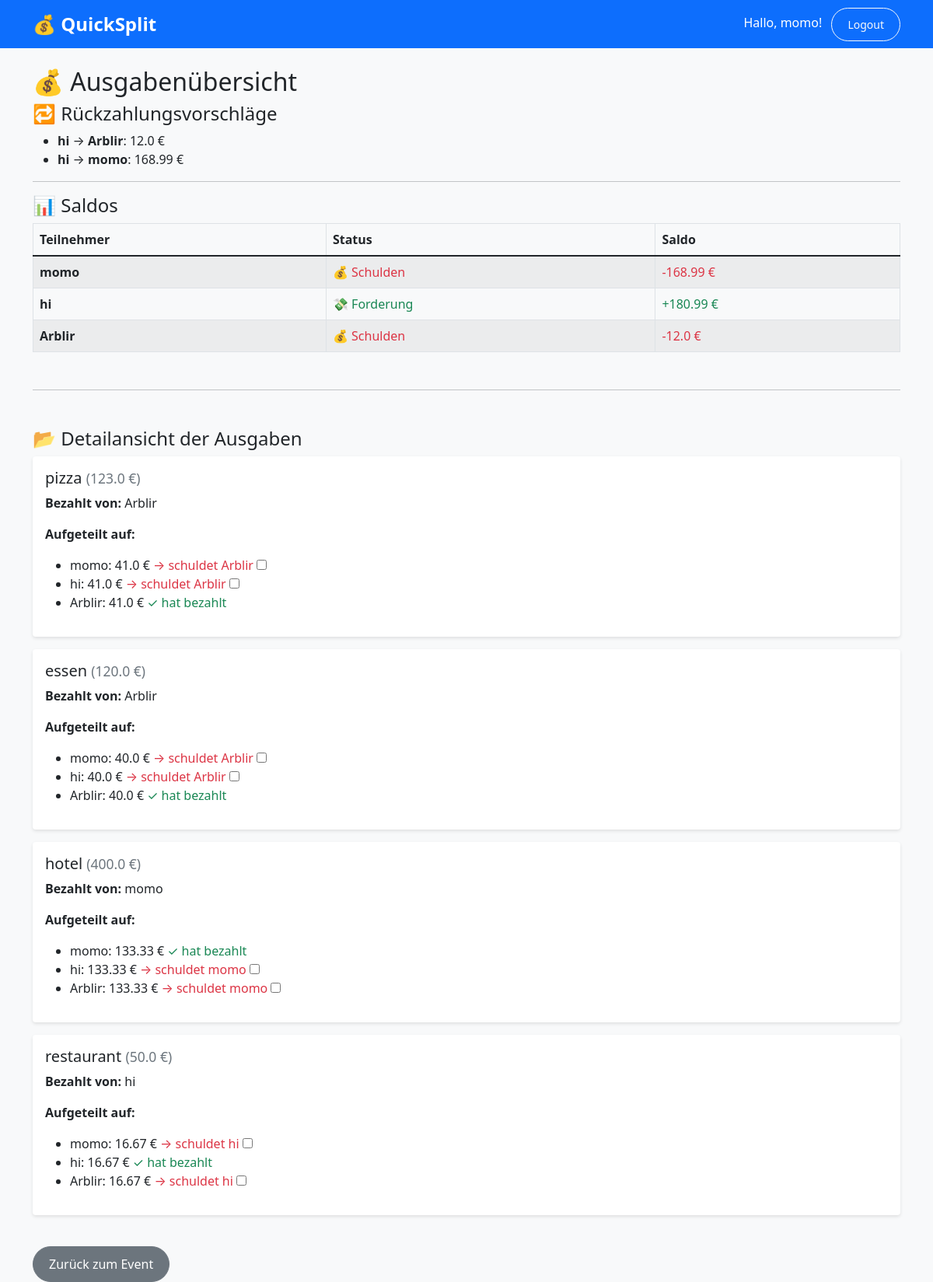
Screenshot of /expenses/2/summary (signed in) with the database file from the repository.
### tables this page shows
CREATE TABLE participants (
        id INTEGER PRIMARY KEY AUTOINCREMENT,
        name TEXT NOT NULL,
        event_id INTEGER NOT NULL,
        FOREIGN KEY (event_id) REFERENCES events(id)
    );

CREATE TABLE expenses (
            id INTEGER PRIMARY KEY AUTOINCREMENT,
            title TEXT NOT NULL,
            amount REAL NOT NULL,
            date DATE DEFAULT CURRENT_DATE,
            payer_id INTEGER NOT NULL,
            event_id INTEGER NOT NULL,
            FOREIGN KEY (payer_id) REFERENCES users(id),
            FOREIGN KEY (event_id) REFERENCES events(id)
        );

CREATE TABLE expense_participants (
            expense_id INTEGER NOT NULL,
            user_id INTEGER NOT NULL,
            amount_owed REAL NOT NULL, paid BOOLEAN DEFAULT 0,
            PRIMARY KEY (expense_id, user_id),
            FOREIGN KEY (expense_id) REFERENCES expenses(id),
            FOREIGN KEY (user_id) REFERENCES users(id)
        );

### routes/expenses.py (the view)
@expenses_bp.route('/<int:event_id>/summary')
def summary(event_id):
    if 'user_id' not in session:
        return redirect(url_for('auth.login'))
    conn = get_db_connection()
    participants = conn.execute(
        'SELECT * FROM participants WHERE event_id = ?',
        (event_id,)
    ).fetchall()
    balances = {p['id']: 0.0 for p in participants}
    id_to_name = {p['id']: p['name'] for p in participants}
    rows = conn.execute('''
        SELECT e.id AS expense_id, e.payer_id, ep.user_id, ep.amount_owed
        FROM expenses e
        JOIN expense_participants ep ON e.id = ep.expense_id
        WHERE e.event_id = ? AND ep.paid = 0
    ''', (event_id,)).fetchall()
    for row in rows:
        balances[row['payer_id']] -= row['amount_owed']
        balances[row['user_id']] += row['amount_owed']
    debtors = sorted([(uid, amt) for uid, amt in balances.items() if amt > 0], key=lambda x: x[1])
    creditors = sorted([(uid, -amt) for uid, amt in balances.items() if amt < 0], key=lambda x: x[1])
    transactions = []
    i, j = 0, 0
    while i < len(debtors) and j < len(creditors):
        debtor_id, debt_amt = debtors[i]
        creditor_id, credit_amt = creditors[j]
        amount = min(debt_amt, credit_amt)
        transactions.append({
            'from': id_to_name[debtor_id],
            'to': id_to_name[creditor_id],
            'amount': round(amount, 2)
        })
        debtors[i] = (debtor_id, debt_amt - amount)
        creditors[j] = (creditor_id, credit_amt - amount)
        if debtors[i][1] == 0:
            i += 1
        if creditors[j][1] == 0:
            j += 1
    expense_rows = conn.execute('''
        SELECT e.id, e.title, e.amount, e.payer_id, p.name AS payer_name
        FROM expenses e
        JOIN participants p ON e.payer_id = p.id
        WHERE e.event_id = ?
    ''', (event_id,)).fetchall()
    all_expenses = []
    for exp in expense_rows:
        participants_split = conn.execute('''
            SELECT ep.user_id, ep.amount_owed, ep.paid, p.name
            FROM expense_participants ep
            JOIN participants p ON ep.user_id = p.id
            WHERE ep.expense_id = ?
        ''', (exp['id'],)).fetchall()
        all_expenses.append({
            'id': exp['id'],
            'title': exp['title'],
            'amount': exp['amount'],
            'payer_name': exp['payer_name'],
            'participants': participants_split
        })
    conn.close()
    return render_template(
        'events/summary.html',
        transactions=transactions,
        balances=balances,
        names=id_to_name,
        all_expenses=all_expenses,
        event_id=event_id
    )

### database.py (called while the page is built)
def get_db_connection():
    conn = sqlite3.connect(DATABASE)
    conn.row_factory = sqlite3.Row
    return conn

### templates/events/summary.html (shortened to what this page needs)
{% extends "base.html" %}
{% block content %}
<h2>💰 Ausgabenübersicht</h2>
<h4>🔁 Rückzahlungsvorschläge</h4>
{% if transactions %}
  <ul>
    {% for t in transactions %}
      <li><strong>{{ t.from }}</strong> → <strong>{{ t.to }}</strong>: {{ t.amount }} €</li>
    {% endfor %}
  </ul>
{% else %}
  <p>Alle Schulden sind ausgeglichen 🎉</p>
{% endif %}
<hr>
<h4>📊 Saldos</h4>
<table class="table table-bordered table-striped align-middle">
  <thead>
    <tr>
      <th>Teilnehmer</th>
      <th>Status</th>
      <th>Saldo</th>
    </tr>
  </thead>
  <tbody>
    {% for uid, saldo in balances.items() %}
    <tr>
      <td><strong>{{ names[uid] }}</strong></td>
      <td>
        {% if saldo > 0 %}
          <span class="text-success">💸 Forderung</span>
        {% elif saldo < 0 %}
          <span class="text-danger">💰 Schulden</span>
        {% else %}
          <span class="text-muted">✅ Ausgeglichen</span>
        {% endif %}
      </td>
      <td>
        {% if saldo > 0 %}
          <span class="text-success">+{{ saldo | round(2) }} €</span>
        {% elif saldo < 0 %}
          <span class="text-danger">{{ saldo | round(2) }} €</span>
        {% else %}
          <span class="text-muted">0,00 €</span>
        {% endif %}
      </td>
    </tr>
    {% endfor %}
  </tbody>
</table>
<hr class="my-5">
<h4>📂 Detailansicht der Ausgaben</h4>
{% for exp in all_expenses %}
  <div class="card mb-3">
    <div class="card-body">
      <h5>{{ exp.title }} <small class="text-muted">({{ exp.amount }} €)</small></h5>
      <p><strong>Bezahlt von:</strong> {{ exp.payer_name }}</p>
      <p><strong>Aufgeteilt auf:</strong></p>
      <ul>
        {% for user in exp.participants %}
          <li>
            {{ user.name }}: {{ user.amount_owed | round(2) }} €
            {% if user.name != exp.payer_name %}
              {% if user.paid %}
                <span class="text-success">✔ bereits bezahlt</span>
              {% else %}
                <span class="text-danger">→ schuldet {{ exp.payer_name }}</span>
              {% endif %}
              <form method="POST"
                    action="{{ url_for('expenses.toggle_paid', expense_id=exp.id, user_id=user.user_id) }}"
                    style="display:inline;">
                <input type="checkbox" onchange="this.form.submit()" {% if user.paid %}checked{% endif %}>
              </form>
            {% else %}
              <span class="text-success">✓ hat bezahlt</span>
            {% endif %}
          </li>
        {% endfor %}
      </ul>
    </div>
  </div>
{% endfor %}
<a href="{{ url_for('events.show_event', event_id=event_id) }}" class="btn btn-secondary mt-4">Zurück zum Event</a>
{% endblock %}

### templates/base.html (shortened to what this page needs)
<!DOCTYPE html>
<html lang="de">
<head>
    <link href="https://cdn.jsdelivr.net/npm/bootstrap@5.1.3/dist/css/bootstrap.min.css" rel="stylesheet">
    <link rel="stylesheet" href="{{ url_for('static', filename='style.css') }}">
</head>
<body>
        <nav class="navbar navbar-expand-lg navbar-dark bg-primary">
            <div class="container">
                <a class="navbar-brand" href="{{ url_for('index') }}">💰 QuickSplit</a>
                <div class="ms-auto">
                    {% if session.get('user_id') %}
                        <span class="navbar-text me-2 text-white">
                            Hallo, {{ session.get('user_name') }}!
                        </span>
                        <a href="{{ url_for('auth.logout') }}" class="btn btn-outline-light btn-sm">Logout</a>
                    {% endif %}
                </div>
            </div>
        </nav>
    <div class="container mt-4">
        {% block content %}{% endblock %}
    </div>
</body>
</html>

### static/style.css (style rules this page uses)
body { background-color: #f8f9fa; }
.navbar-brand { font-weight: bold; font-size: 1.5rem; }
.card { transition: transform 0.2s; border: none; box-shadow: 0 2px 4px rgba(0,0,0,0.1); }
.btn { border-radius: 25px; padding: 10px 20px; }

### rows the page displays
participants: get "momo", to "momo", name "momo", payer_name "momo"
participants: from "hi" "hi", name "hi", payer_name "hi"
participants: to "Arblir", name "Arblir", payer_name "Arblir"
expenses: title "pizza", amount "123.0", payer_name "Arblir"
expense_participants: name "momo", amount_owed "41.0"
expense_participants: name "hi", amount_owed "41.0"
expense_participants: name "Arblir", amount_owed "41.0", shows "✓ hat bezahlt"
expenses: title "essen", amount "120.0", payer_name "Arblir"
expense_participants: name "momo", amount_owed "40.0"
expense_participants: name "hi", amount_owed "40.0"
expense_participants: name "Arblir", amount_owed "40.0", shows "✓ hat bezahlt"
expenses: title "hotel", amount "400.0", payer_name "momo"
expense_participants: name "momo", amount_owed "133.33", shows "✓ hat bezahlt"
expense_participants: name "hi", amount_owed "133.33"
expense_participants: name "Arblir", amount_owed "133.33"
expenses: title "restaurant", amount "50.0", payer_name "hi"
expense_participants: name "momo", amount_owed "16.67"
expense_participants: name "hi", amount_owed "16.67", shows "✓ hat bezahlt"
expense_participants: name "Arblir", amount_owed "16.67"

### other values shown
{{ t.amount }} "12.0" "168.99"
{{ saldo | round(2) }} "-168.99" "-12.0"
{{ saldo | round(2) }} "180.99"
